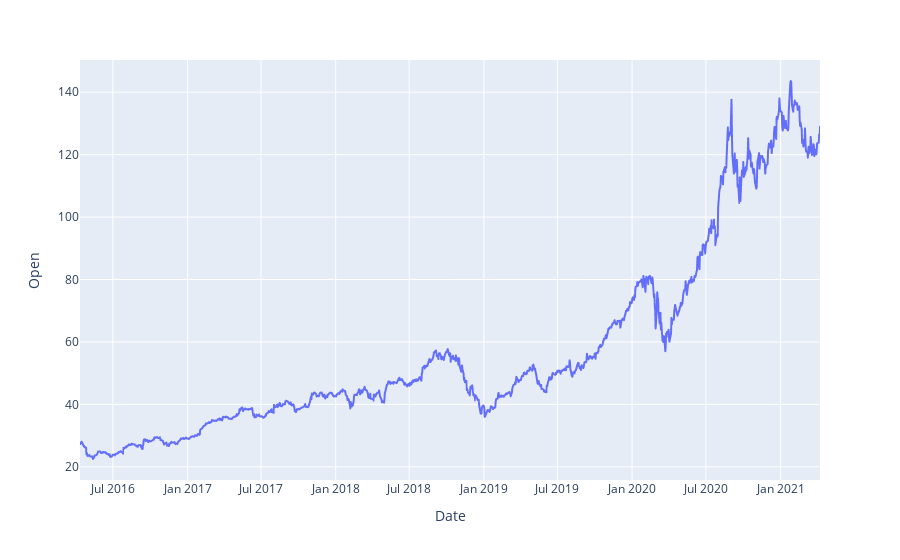

Here is the notebook cell this chart was saved with:
### Code cell
px.line(
    data_frame=df,
    x="Date",
    y="Open"
)

### Figure 1 — Plotly figure (JSON) as saved in the notebook; plotly's stock layout.template omitted (floating-point values rounded to 4 significant figures; data arrays with more than 128 entries replaced by an {"elided": "..."} marker saying what was removed)
{"data": [{"hovertemplate": "Date=%{x}<br>Open=%{y}<extra></extra>", "legendgroup": "", "line": {"color": "#636efa", "dash": "solid"}, "marker": {"symbol": "circle"}, "mode": "lines", "name": "", "showlegend": false, "type": "scattergl", "x": {"elided": "1258 str values"}, "xaxis": "x", "y": {"elided": "1258 float values"}, "yaxis": "y"}], "layout": {"legend": {"tracegroupgap": 0}, "margin": {"t": 60}, "xaxis": {"anchor": "y", "domain": [0, 1], "title": {"text": "Date"}}, "yaxis": {"anchor": "x", "domain": [0, 1], "title": {"text": "Open"}}}}
